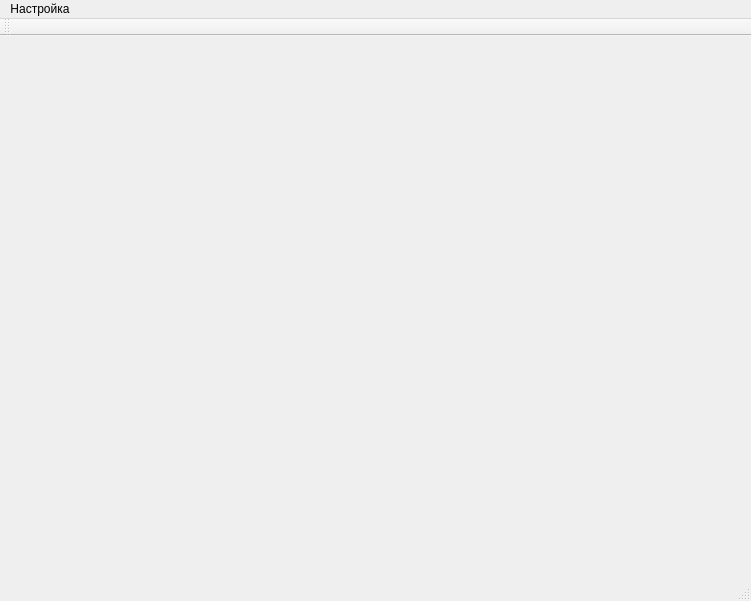
<?xml version="1.0" encoding="UTF-8"?>
<ui version="4.0">
 <class>MainWindow</class>
 <widget class="QMainWindow" name="MainWindow">
  <property name="geometry">
   <rect>
    <x>0</x>
    <y>0</y>
    <width>751</width>
    <height>601</height>
   </rect>
  </property>
  <property name="windowTitle">
   <string>Stamps. Учет средств контроля </string>
  </property>
  <widget class="QWidget" name="centralWidget"/>
  <widget class="QMenuBar" name="menuBar">
   <property name="geometry">
    <rect>
     <x>0</x>
     <y>0</y>
     <width>751</width>
     <height>23</height>
    </rect>
   </property>
   <widget class="QMenu" name="menuSettings">
    <property name="title">
     <string>Настройка</string>
    </property>
    <widget class="QMenu" name="menuDirectories">
     <property name="title">
      <string>Справочники</string>
     </property>
     <addaction name="actionUsers"/>
     <addaction name="actionRegions"/>
    </widget>
    <addaction name="menuDirectories"/>
   </widget>
   <addaction name="menuSettings"/>
  </widget>
  <widget class="QToolBar" name="mainToolBar">
   <attribute name="toolBarArea">
    <enum>TopToolBarArea</enum>
   </attribute>
   <attribute name="toolBarBreak">
    <bool>false</bool>
   </attribute>
  </widget>
  <widget class="QStatusBar" name="statusBar"/>
  <action name="actionRegions">
   <property name="text">
    <string>Регионы</string>
   </property>
  </action>
  <action name="actionUsers">
   <property name="text">
    <string>Сотрудники</string>
   </property>
  </action>
 </widget>
 <layoutdefault spacing="6" margin="11"/>
 <resources/>
 <connections/>
</ui>
